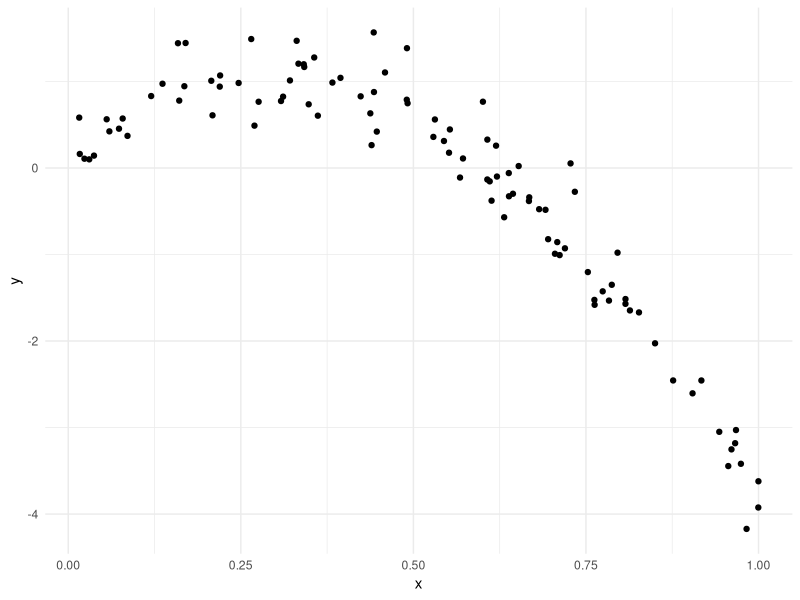
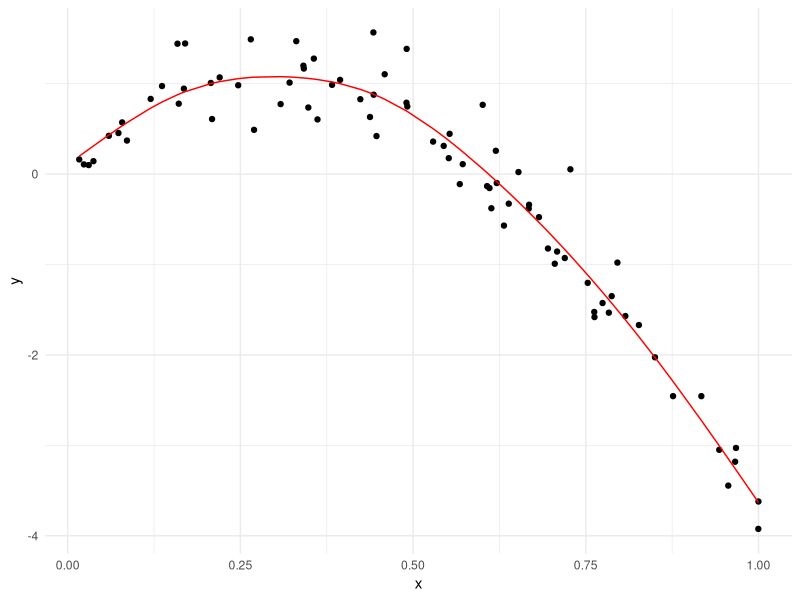
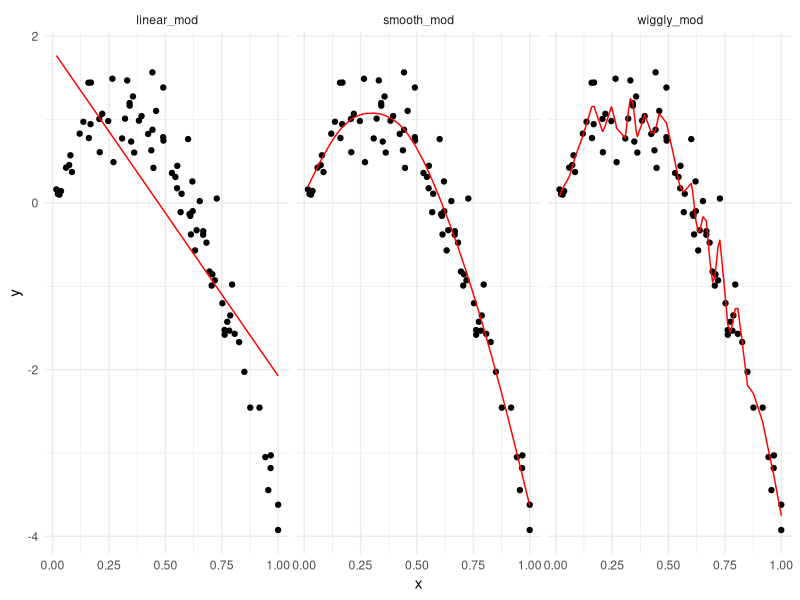
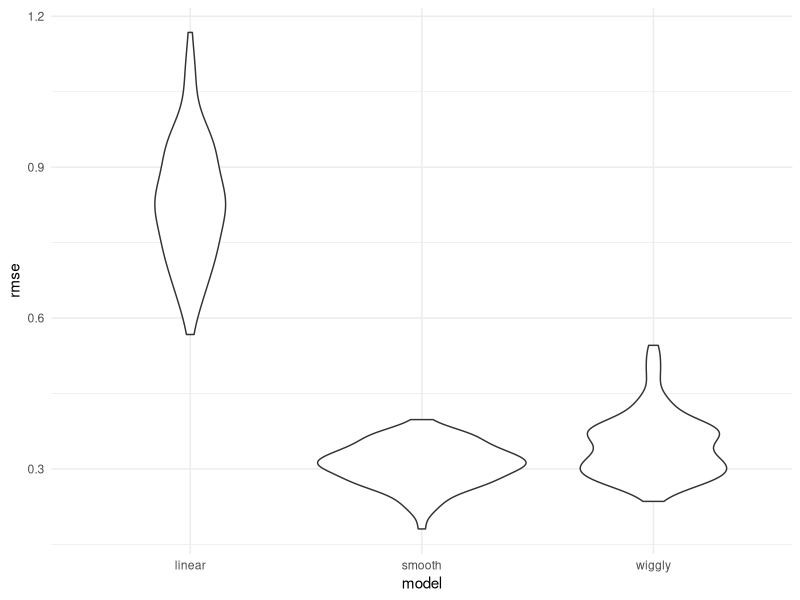

Write the R code that produced these figures, in order.
## ---- chunk 1
library(tidyverse)
library(modelr)
library(mgcv)

knitr::opts_chunk$set(
  fig.width = 6,
  fig.asp = 0.6,
  out.width = "90%"
)

theme_set(theme_minimal() + theme(legend.position = "bottom"))

options(
  ggplot2.continuous.colour = "viridis",
  ggplot2.continuous.fill = "viridis"
)

scale_colour_discrete = scale_colour_viridis_d
scale_fill_discrete = scale_fill_viridis_d

## ---- chunk 2
nonlin_df =
  tibble(
    id = 1:100,
    x = runif(100, 0, 1),
    y = 1 - 10 * (x - 0.3) ^ 2 + rnorm(100, 0, 0.3)
  )
## ---- chunk 3
nonlin_df %>% 
  ggplot(aes(x = x, y = y)) +
  geom_point()
## ---- chunk 4
train_df = sample_n(nonlin_df, size = 80)
test_df = anti_join(nonlin_df, train_df, by = "id")
## ---- chunk 5
linear_mod = lm(y ~ x, data = train_df)
smooth_mod = gam(y ~ s(x), data = train_df)
wiggly_mod = gam(y ~ s(x, k = 30), sp = 10e-6, data = train_df)
## ---- chunk 6
train_df %>% 
  add_predictions(smooth_mod) %>% 
  ggplot(aes(x = x, y = y)) +
  geom_point() +
  geom_line(aes(y = pred), color = "red")
## ---- chunk 7
train_df %>% 
  gather_predictions(linear_mod, smooth_mod, wiggly_mod) %>% 
  ggplot(aes(x = x, y = y)) +
  geom_point() +
  geom_line(aes(y = pred), color = "red") +
  facet_grid(. ~ model)
## ---- chunk 8
rmse(linear_mod, test_df)
rmse(smooth_mod, test_df)
rmse(wiggly_mod, test_df)
## ---- chunk 9
cv_df = 
  crossv_mc(nonlin_df, 100)
## ---- chunk 10
cv_df %>% pull(train) %>% .[[1]] %>% as_tibble()
cv_df %>% pull(test) %>% .[[1]] %>% as_tibble()
## ---- chunk 11
cv_df =
  cv_df %>% 
  mutate(
    train = map(train, as_tibble),
    test = map(test, as_tibble)
  )
## ---- chunk 12
cv_df = 
  cv_df %>% 
  mutate(
    linear_mod = map(.x = train, ~lm(y ~ x, data = .x)),
    smooth_mod = map(.x = train, ~gam(y ~ s(x), data = .x)),
    wiggly_mod = map(.x = train, ~gam(y ~ s(x, k = 30), sp = 10e-6, data = .x))
  ) %>% 
  mutate(
    rmse_linear = map2_dbl(.x = linear_mod, .y = test, ~rmse(model = .x, data = .y)),
    rmse_smooth = map2_dbl(.x = smooth_mod, .y = test, ~rmse(model = .x, data = .y)),
    rmse_wiggly = map2_dbl(.x = wiggly_mod, .y = test, ~rmse(model = .x, data = .y))
  )
## ---- chunk 13
cv_df %>% 
  select(starts_with("rmse")) %>% 
  pivot_longer(
    everything(),
    names_to = "model",
    values_to = "rmse",
    names_prefix = "rmse_"
  ) %>% 
  ggplot(aes(x = model, y = rmse)) +
  geom_violin()
## ---- chunk 14
cv_df %>% 
  select(starts_with("rmse")) %>% 
  pivot_longer(
    everything(),
    names_to = "model",
    values_to = "rmse",
    names_prefix = "rmse_"
  ) %>% 
  group_by(model) %>% 
  summarize(avg_rmse = mean(rmse))
